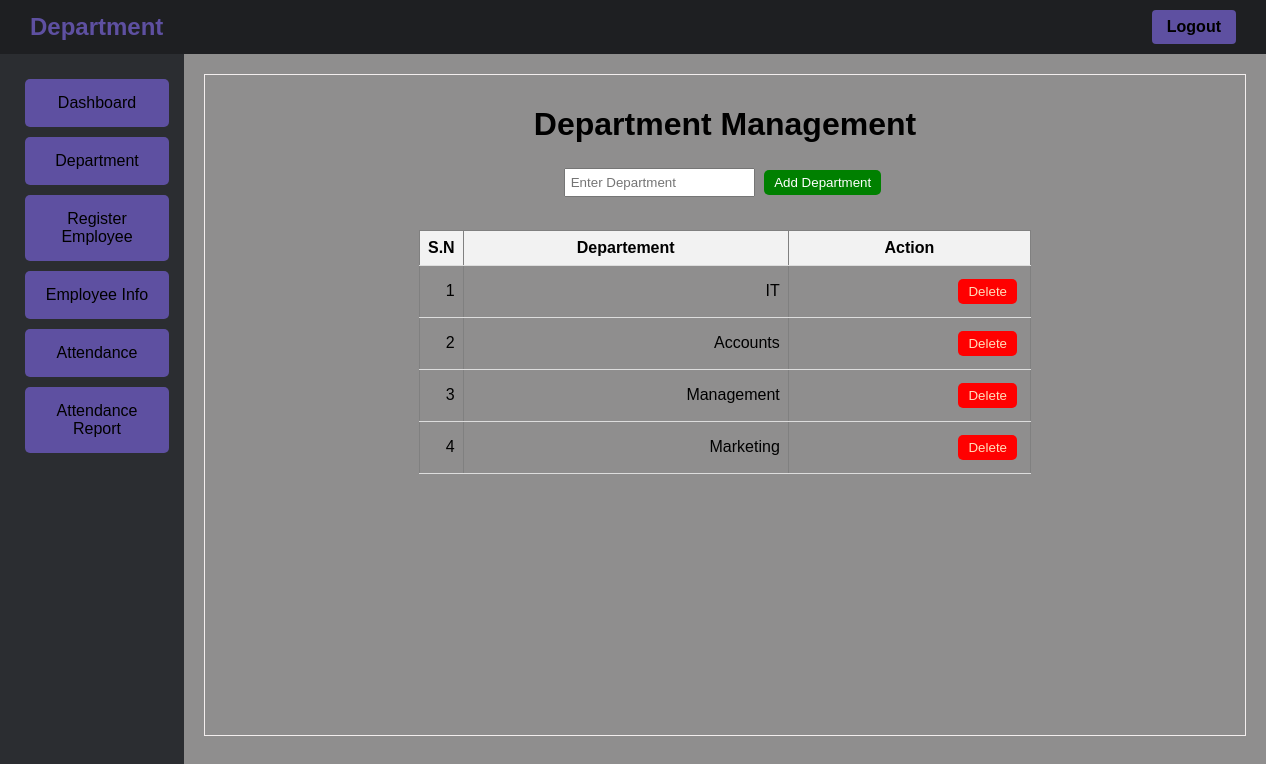
Screenshot of /admin/department.php (signed in) with the database file from the repository.
### tables this page shows
CREATE TABLE `department` (
  `dept_id` int(15) NOT NULL,
  `dept_name` varchar(60) NOT NULL
);

### admin/department.php (the view, shortened to what this page needs)
<?php
  include '../database/dept_be.php';
?>
<!DOCTYPE html>
<html>
<head>
    <link rel="stylesheet" type="text/css" href="../style/base.css">
</head>
<body>
    <div class="nav">
        <div class="admin-title">Department</div>
        <div class="logout"><a href="logout.php">Logout</a></div>
    </div>
    <div class="container">
        <div class="side_panel">
            <div class="spanel_button"><a href="dashboard.php">Dashboard</a></div>
            <div class="spanel_button"><a href="department.php">Department</a></div>
            <div class="spanel_button"><a href="empReg.php">Register Employee</a></div>
            <div class="spanel_button"><a href="empInfo.php">Employee Info</a></div>
            <div class="spanel_button"><a href="scan.php">Attendance</a></div>
            <div class="spanel_button"><a href="attenReport.php">Attendance Report</a></div>
        </div>
        <div class="second">
            <form class="box" action="../database/dept_be.php" method="post">
                <h1>Department Management</h1>
                <div class="input-container">
                    <input type="text" id="departmentInput" placeholder="Enter Department" name="dept_name">
                    <button class= "updateBtn" onclick="addDepartment()">Add Department</button>
                </div>
                <table id="departmentTable" border="1">
                    <tr>
                        <th>S.N</th>
                        <th>Departement</th>
                        <th>Action</th>
                    </tr>
                    <tbody>
                        <?php
                            $sql = "SELECT * FROM department";
                            $result = $conn->query($sql);
                            if ($result->num_rows > 0) {
                                while($row = $result->fetch_assoc()) {
                        ?>
                        <tr>
                            <td><?= $row["dept_id"]?></td>
                            <td><?= $row["dept_name"]?></td>
                            <td>
                                <button class=deleteBtn><a href="../database/delete_dept.php?id=<?php echo $row['dept_id'] ?>">Delete</a></button>
                            </td>
                        </tr>
                        <?php
                                }
                            }
                        ?>
                    </tbody>
                </table>
            </form>
        </div>
    </div>
</body>
</html>

### style/base.css (style rules this page uses)
body { font-family: Arial, sans-serif; margin: 0; padding: 0; display: flex; flex-direction: column; }
.nav { background-color: #1e1f22; padding: 10px; display: flex; align-items: center; justify-content: space-between; }
.admin-title { color: #5e50a1; font-size: 24px; font-weight: bold; padding: 0px 20px; }
.container { height: 100vh; display: flex; flex-direction: row; }
.side_panel { background-color:#2B2D31; width: 200px; padding: 20px; list-style-type: none; text-decoration: none; display: flex; flex-direction: column; align-items: flex-start; justify-content: flex-start; }
.second { flex: 1; background-color:rgb(143, 142, 142); display: flex; flex-wrap: wrap; padding: 20px; }
.box { height: 65vh; width: 1020px; position: relative; border: 1px solid rgb(243, 238, 238); display: flex; flex-wrap: wrap; padding: 10px; }
button { padding: 5px 10px; background-color: #4CAF50; color: white; border: none; cursor: pointer; }
.spanel_button { margin: 5px; background-color: #5e50a1; border: 1px solid gray; width: 100%; border: none; text-align: center; border-radius: 5px; cursor: pointer; transition: background-color 0.3s; }
.spanel_button a { display: block; color: black; text-decoration: none; font-size: 16px; padding: 10px 15px; margin: 5px; border-radius: 4px; transition: background-color 0.3s ease; }
.updateBtn { background-color: green; text-decoration: none; padding: 5px 10px; margin: 5px; border-radius: 5px; transition: background-color 0.3s ease; }
.deleteBtn { background-color: red; text-decoration: none; padding: 5px 10px; margin: 5px; border-radius: 5px; transition: background-color 0.3s ease; }
.deleteBtn a { text-decoration: none; color: #ffddbb; }
.logout { background-color: #5e50a1; color: #4ebcfc; padding: 8px 15px; border: none; border-radius: 4px; cursor: pointer; font-weight: bold; transition: background-color 0.3s ease; margin-right: 20px; }
.logout a { color: black; text-decoration: none; }

### admin/department.php (style rules this page uses)
form { font-family: Arial, sans-serif; display: flex; flex-direction: column; align-items: center; min-height: 80vh; margin: 0; }
h1 { text-align: center; }
.input-container { text-align: right; margin-bottom: 10px; }
input[type="text"] { padding: 5px; }
table { width: 60%; border-collapse: collapse; margin-top: 20px; }
th, td { padding: 8px; text-align: center; border-bottom: 1px solid #ddd; }
th:first-child { width: 20px; }
th { background-color: #f2f2f2; }
td { text-align: right; }

### rows the page displays
department: dept_id "1", dept_name "IT"
department: dept_id "2", dept_name "Accounts"
department: dept_id "3", dept_name "Management"
department: dept_id "4", dept_name "Marketing"
